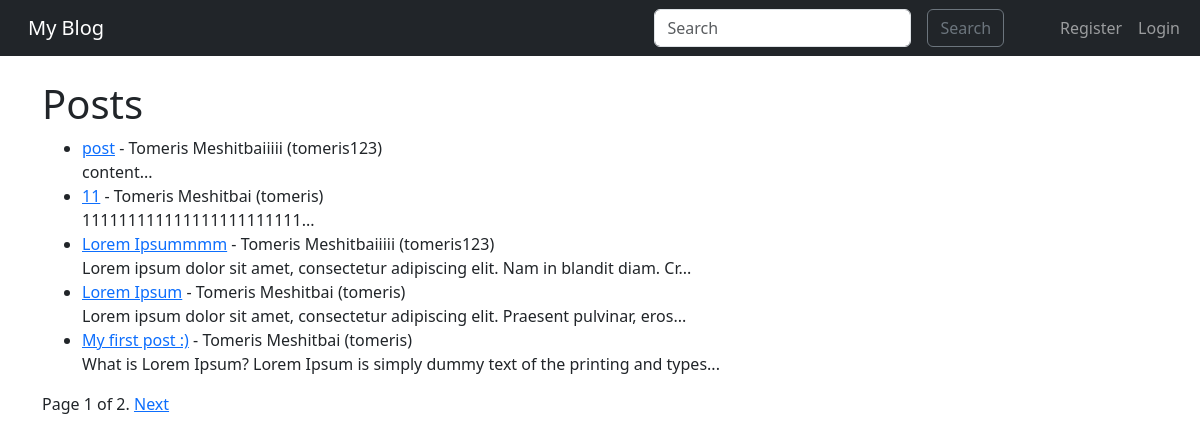
The page / on the database its author committed.
### blog/models.py (models this page shows, shortened)
class Post(models.Model):
    title = models.CharField(max_length=255)
    content = models.TextField()
    author = models.ForeignKey(User,on_delete=models.CASCADE)
    created_at = models.DateTimeField(auto_now_add=True)

### blog/views.py (the view)
# urls.py: path('', Home.as_view(), name = "home"),
class Home(ListView):
    model = Post
    template_name = 'home.html'
    ordering = ['-created_at']
    paginate_by = 5
    def get_queryset(self):
        query = self.request.GET.get('q')
        if query:
            return Post.objects.filter(Q(title__icontains=query) | Q(content__icontains=query)).distinct()
        return Post.objects.all().order_by('-created_at')

### blog/templates/home.html (shortened to what this page needs)
{% extends "base.html" %}
{% block content %}
<h1>Posts</h1>
{% if object_list %}
    <ul>
    {% for post in object_list %}
        <li>
            <a href="{% url 'post-detail' post.pk %}">{{ post.title }}</a> -
            {{ post.author.first_name }} {{ post.author.last_name }} ({{post.author.username}})<br/>
            {{ post.content|slice:":80" }}...
        </li>
    {% endfor %}
    </ul>
    <div class="pagination">
      <span class="step-links">
          {% if is_paginated %}
              <span class="current">
                  Page {{ page_obj.number }} of {{ page_obj.paginator.num_pages }}.
              </span>
              {% if page_obj.has_next %}
                  <a href="?page={{ page_obj.next_page_number }}">Next</a>
              {% endif %}
          {% endif %}
      </span>
  </div>
{% else %}
    <p>No posts available.</p>
{% endif %}
{% endblock %}

### rows shown on the page
Post: title "post", author.first_name "Tomeris", author.last_name "Meshitbaiiiii", author.username "tomeris123", content "content"
Post: title "11", author.first_name "Tomeris", author.last_name "Meshitbai", author.username "tomeris", content "111111111111111111111111"
Post: title "Lorem Ipsummmm", author.first_name "Tomeris", author.last_name "Meshitbaiiiii", author.username "tomeris123", content "Lorem ipsum dolor sit amet, consectetur adipiscing elit. Nam in blandit diam. Cr"
Post: title "Lorem Ipsum", author.first_name "Tomeris", author.last_name "Meshitbai", author.username "tomeris", content "Lorem ipsum dolor sit amet, consectetur adipiscing elit. Praesent pulvinar, eros"
Post: title "My first post :)", author.first_name "Tomeris", author.last_name "Meshitbai", author.username "tomeris", content "What is Lorem Ipsum? Lorem Ipsum is simply dummy text of the printing and types"

### other values the page prints
{{ page_obj.number }} "1"
{{ page_obj.paginator.num_pages }} "2"
